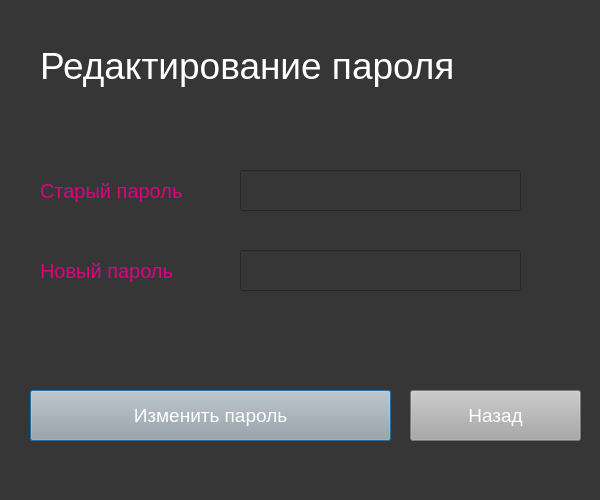
<?xml version="1.0" encoding="UTF-8"?>
<ui version="4.0">
 <class>Dialog</class>
 <widget class="QDialog" name="Dialog">
  <property name="geometry">
   <rect>
    <x>0</x>
    <y>0</y>
    <width>600</width>
    <height>500</height>
   </rect>
  </property>
  <property name="minimumSize">
   <size>
    <width>600</width>
    <height>500</height>
   </size>
  </property>
  <property name="maximumSize">
   <size>
    <width>600</width>
    <height>500</height>
   </size>
  </property>
  <property name="windowTitle">
   <string>Dialog</string>
  </property>
  <property name="styleSheet">
   <string notr="true">background-color: rgb(54,54,54)
</string>
  </property>
  <widget class="QLabel" name="label">
   <property name="geometry">
    <rect>
     <x>40</x>
     <y>30</y>
     <width>531</width>
     <height>71</height>
    </rect>
   </property>
   <property name="styleSheet">
    <string notr="true">color:rgb(255,255,255);
font-size:28pt</string>
   </property>
   <property name="text">
    <string>Редактирование пароля</string>
   </property>
  </widget>
  <widget class="QLabel" name="label_3">
   <property name="geometry">
    <rect>
     <x>40</x>
     <y>170</y>
     <width>181</width>
     <height>41</height>
    </rect>
   </property>
   <property name="styleSheet">
    <string notr="true">font-size:15pt;
color:rgb(225,0,127)</string>
   </property>
   <property name="text">
    <string>Старый пароль</string>
   </property>
  </widget>
  <widget class="QLineEdit" name="password">
   <property name="geometry">
    <rect>
     <x>240</x>
     <y>170</y>
     <width>281</width>
     <height>41</height>
    </rect>
   </property>
   <property name="styleSheet">
    <string notr="true">font-size:14pt;
color:rgb(243,243,243)</string>
   </property>
  </widget>
  <widget class="QPushButton" name="login_button">
   <property name="geometry">
    <rect>
     <x>30</x>
     <y>390</y>
     <width>361</width>
     <height>51</height>
    </rect>
   </property>
   <property name="styleSheet">
    <string notr="true">background-color:rgb(167,168,167);
font-size:14pt;
color:rgb(255,255,255)</string>
   </property>
   <property name="text">
    <string>Изменить пароль</string>
   </property>
  </widget>
  <widget class="QPushButton" name="exit_button">
   <property name="geometry">
    <rect>
     <x>410</x>
     <y>390</y>
     <width>171</width>
     <height>51</height>
    </rect>
   </property>
   <property name="styleSheet">
    <string notr="true">background-color:rgb(167,168,167);
font-size:14pt;
color:rgb(255,255,255)</string>
   </property>
   <property name="text">
    <string>Назад</string>
   </property>
  </widget>
  <widget class="QLabel" name="label_4">
   <property name="geometry">
    <rect>
     <x>40</x>
     <y>250</y>
     <width>171</width>
     <height>41</height>
    </rect>
   </property>
   <property name="styleSheet">
    <string notr="true">font-size:15pt;
color:rgb(225,0,127)</string>
   </property>
   <property name="text">
    <string>Новый пароль</string>
   </property>
  </widget>
  <widget class="QLineEdit" name="new_password">
   <property name="geometry">
    <rect>
     <x>240</x>
     <y>250</y>
     <width>281</width>
     <height>41</height>
    </rect>
   </property>
   <property name="styleSheet">
    <string notr="true">font-size:14pt;
color:rgb(243,243,243)</string>
   </property>
  </widget>
 </widget>
 <resources/>
 <connections/>
</ui>
